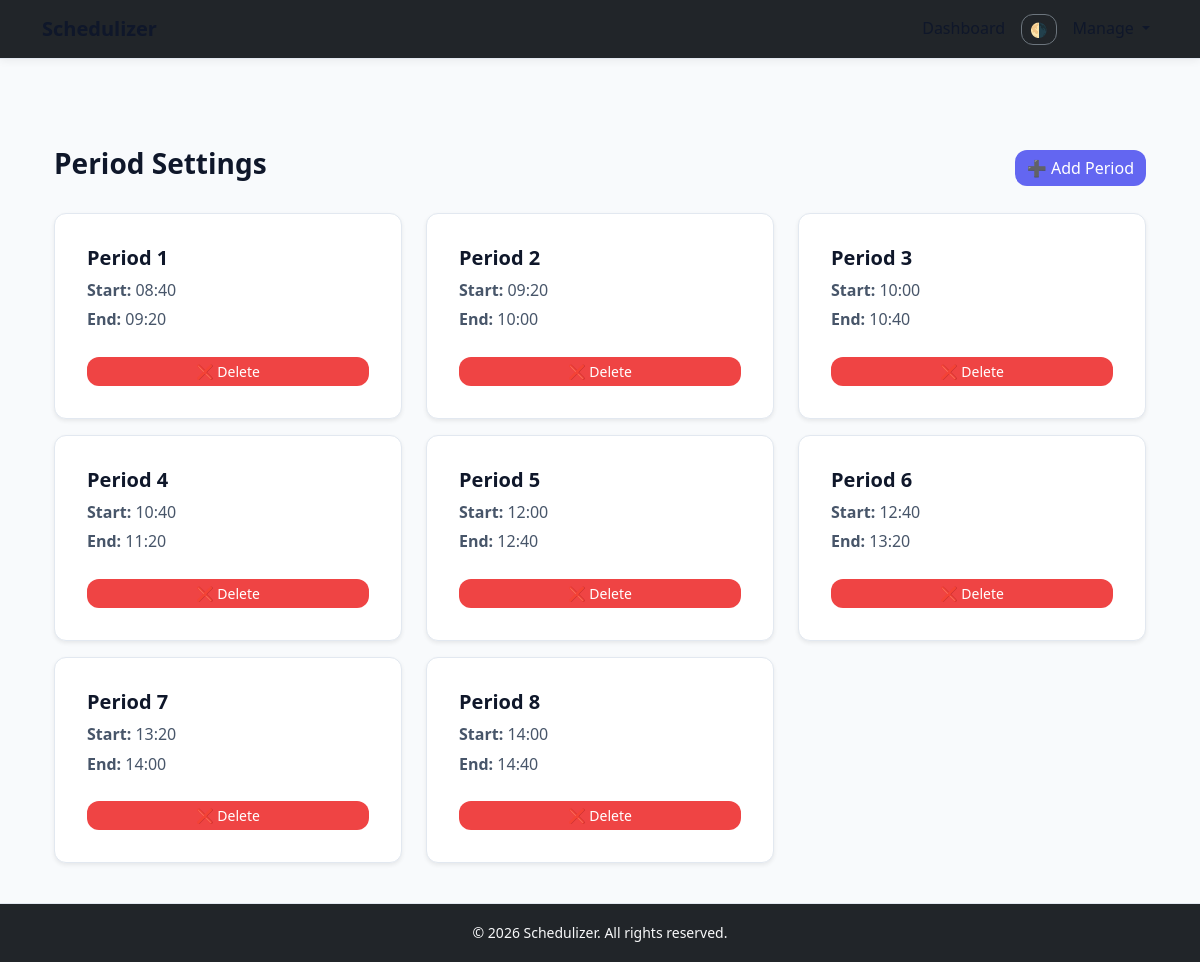
Page /periods (signed in) on the committed database.
### models.py (models this page shows)
class Period(db.Model):
    id = db.Column(db.Integer, primary_key=True)
    name = db.Column(db.String(20), nullable=False)   # "1", "2", "Break", etc
    start_time = db.Column(db.Time, nullable=False)
    end_time = db.Column(db.Time, nullable=False)
    max_periods_per_teacher = db.Column(db.Integer, default=6, nullable=False)  # Max daily workload
    user_id = db.Column(db.Integer, db.ForeignKey("user.id"), nullable=False)

### app.py (the view, shortened to what this page needs)
@app.route("/periods", methods=["GET", "POST"])
@login_required
def periods():
    user_periods = Period.query.filter_by(user_id=current_user.id).order_by(Period.start_time).all()
    return render_template("periods.html", periods=user_periods)

### app.py (called while the page is built)
@login_manager.user_loader
def load_user(user_id):
    return User.query.get(int(user_id))

### templates/periods.html (shortened to what this page needs)
{% extends 'base.html' %}
{% block body %}
<div class="container mt-5">
    <div class="d-flex justify-content-between align-items-center mb-4">
        <h3 class="fw-bold">Period Settings</h3>
        <button type="button" class="btn btn-primary" data-bs-toggle="modal" data-bs-target="#addPeriodModal">
            ➕ Add Period
        </button>
    </div>
    <div class="row">
        {% if periods %}
        {% for period in periods %}
        <div class="col-md-4 mb-3">
            <div class="card shadow-sm h-100">
                <div class="card-body d-flex flex-column justify-content-between">
                    <div>
                        <h5 class="card-title">{{ period.name }}</h5>
                        <p class="mb-1">
                            <strong>Start:</strong> {{ period.start_time.strftime('%H:%M') }}
                        </p>
                        <p>
                            <strong>End:</strong> {{ period.end_time.strftime('%H:%M') }}
                        </p>
                    </div>
                    <form method="POST" action="{{ url_for('delete_period', id=period.id) }}"
                        onsubmit="return confirm('Are you sure you want to delete this period?');">
                        <button class="btn btn-sm btn-danger mt-2 w-100">
                            ❌ Delete
                        </button>
                    </form>
                </div>
            </div>
        </div>
        {% endfor %}
        {% else %}
        <div class="col-12">
            <p class="text-muted text-center">
                No periods added yet. Click <strong>"Add Period"</strong> to start.
            </p>
        </div>
        {% endif %}
    </div>
</div>
{% endblock %}

### static/css/style.css (style rules this page uses)
:root { --bg: #f8fafc; --card: #ffffff; --text: #0f172a; --muted: #475569; --border: #e2e8f0; --primary: #6366f1; --primary-dark: #4f46e5; --success: #22c55e; --warning: #f59e0b; --danger: #ef4444; --info: #06b6d4; --shadow-sm: 0 2px 8px rgba(0, 0, 0, 0.06); --shadow-md: 0 8px 20px rgba(0, 0, 0, 0.12); --radius: 12px; --transition: all 0.25s ease; }
* { margin: 0; padding: 0; box-sizing: border-box; }
body { font-family: "Segoe UI", system-ui, sans-serif; background-color: var(--bg); color: var(--text); transition: var(--transition); line-height: 1.6; }
h1, h2, h3, h4, h5, h6 { color: var(--text); font-weight: 600; }
p, span, li { color: var(--text); }
.btn { border-radius: var(--radius); transition: var(--transition); font-weight: 500; }
.btn-primary { background: var(--primary); border: none; color: #fff; }
.btn-danger { background: var(--danger); border: none; color: #fff; }
.card { background: var(--card); border: 1px solid var(--border); border-radius: var(--radius); padding: 16px; box-shadow: var(--shadow-sm); transition: var(--transition); }
.card h5 { color: var(--text); }
.card p { color: var(--muted); }

### rows in the picture
Period: name "Period 1", start_time "08:40", end_time "09:20"
Period: name "Period 2", start_time "09:20", end_time "10:00"
Period: name "Period 3", start_time "10:00", end_time "10:40"
Period: name "Period 4", start_time "10:40", end_time "11:20"
Period: name "Period 5", start_time "12:00", end_time "12:40"
Period: name "Period 6", start_time "12:40", end_time "13:20"
Period: name "Period 7", start_time "13:20", end_time "14:00"
Period: name "Period 8", start_time "14:00", end_time "14:40"
